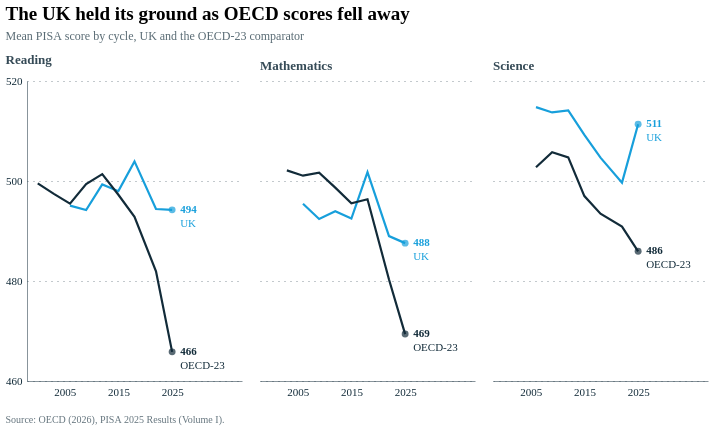

This figure's Vega-Lite source:
### Vega-Lite specification from a JSON file in a GitHub repository (floating-point values rounded to 4 significant figures)
{"config": {"font": "Circular Std", "mark": {"line": {"interpolate": "linear"}}, "view": {"stroke": null, "width": 400, "height": 300, "strokeWidth": 0}, "range": {"category": ["#179fdb", "#e6224b", "#f4c245", "#122b39", "#eb5c2e", "#36b7b4"], "diverging": ["#E6224B", "#E54753", "#C9C9C9", "#179FDB", "#122B39"], "heatmap": ["#C9C9C9", "#179FDB", "#0063AF", "#122B39"], "ordinal": ["#00A767", "#36B7B4", "#179FDB", "#0063AF", "#243B5A"]}, "axisX": {"labelColor": "#122b39", "tickColor": "#122b39", "domainColor": "#122b39", "domainOpacity": 0.5, "gridOpacity": 0, "labelFont": "Circular Std", "labelAngle": 0, "labelAlign": "center", "labelFontSize": 11, "labelPadding": 5, "tickCount": 10, "tickSize": 0, "title": ""}, "axisY": {"labelColor": "#122b39", "labelFont": "Circular Std", "tickColor": "#122b39", "domainColor": "#122b39", "gridColor": "#122b39", "gridDash": [1, 5], "gridOpacity": 0.5, "labelPadding": 5, "labelFontSize": 11, "domainOpacity": 0.5, "tickSize": 0, "title": null, "titleAlign": "left", "titleAngle": 0, "titleBaseline": "bottom", "titleColor": "#122b39", "titleOpacity": 0.9, "titleX": 0, "titleY": -7}, "axis": {"labelFontSize": 11}}, "vconcat": [{"vconcat": [{"hconcat": [{"layer": [{"data": {"name": "data-6b9793a2584e7f163165878c2d8f224f"}, "mark": {"type": "line", "strokeWidth": 2.2}, "encoding": {"color": {"field": "series", "legend": null, "scale": {"domain": ["UK", "OECD-23"], "range": ["#179fdb", "#122b39"]}, "type": "nominal"}, "x": {"axis": {"format": "d", "labelAngle": 0, "labelFontSize": 11, "title": null, "values": [2005, 2015, 2025]}, "field": "cycle", "scale": {"domain": [1998, 2038], "nice": false}, "type": "quantitative"}, "y": {"axis": {"domain": true, "format": "d", "labelFontSize": 11, "labels": true, "tickCount": 4, "ticks": false, "title": null}, "field": "score", "scale": {"domain": [460, 520], "nice": false}, "type": "quantitative"}}}, {"data": {"name": "data-78c25e12450be6c2f09bd478868a999f"}, "mark": {"type": "point", "filled": true, "size": 48}, "encoding": {"color": {"field": "series", "legend": null, "scale": {"domain": ["UK", "OECD-23"], "range": ["#179fdb", "#122b39"]}, "type": "nominal"}, "x": {"axis": {"format": "d", "labelAngle": 0, "labelFontSize": 11, "title": null, "values": [2005, 2015, 2025]}, "field": "cycle", "scale": {"domain": [1998, 2038], "nice": false}, "type": "quantitative"}, "y": {"axis": {"domain": true, "format": "d", "labelFontSize": 11, "labels": true, "tickCount": 4, "ticks": false, "title": null}, "field": "score", "scale": {"domain": [460, 520], "nice": false}, "type": "quantitative"}}}, {"data": {"name": "data-78c25e12450be6c2f09bd478868a999f"}, "mark": {"type": "text", "align": "left", "baseline": "middle", "dx": 8, "fontSize": 11, "fontWeight": 700}, "encoding": {"color": {"field": "series", "legend": null, "scale": {"domain": ["UK", "OECD-23"], "range": ["#179fdb", "#122b39"]}, "type": "nominal"}, "text": {"field": "score", "format": ".0f", "type": "quantitative"}, "x": {"axis": {"format": "d", "labelAngle": 0, "labelFontSize": 11, "title": null, "values": [2005, 2015, 2025]}, "field": "cycle", "scale": {"domain": [1998, 2038], "nice": false}, "type": "quantitative"}, "y": {"axis": {"domain": true, "format": "d", "labelFontSize": 11, "labels": true, "tickCount": 4, "ticks": false, "title": null}, "field": "score", "scale": {"domain": [460, 520], "nice": false}, "type": "quantitative"}}}, {"data": {"name": "data-78c25e12450be6c2f09bd478868a999f"}, "mark": {"type": "text", "align": "left", "baseline": "middle", "dx": 8, "dy": 14, "fontSize": 11}, "encoding": {"color": {"field": "series", "legend": null, "scale": {"domain": ["UK", "OECD-23"], "range": ["#179fdb", "#122b39"]}, "type": "nominal"}, "text": {"field": "series", "type": "nominal"}, "x": {"axis": {"format": "d", "labelAngle": 0, "labelFontSize": 11, "title": null, "values": [2005, 2015, 2025]}, "field": "cycle", "scale": {"domain": [1998, 2038], "nice": false}, "type": "quantitative"}, "y": {"axis": {"domain": true, "format": "d", "labelFontSize": 11, "labels": true, "tickCount": 4, "ticks": false, "title": null}, "field": "score", "scale": {"domain": [460, 520], "nice": false}, "type": "quantitative"}}}], "height": 300, "title": {"text": "Reading", "anchor": "start", "color": "#364b57", "fontSize": 13, "offset": 8}, "width": 215}, {"layer": [{"data": {"name": "data-a4de910f52c3e58d1688921732f3b016"}, "mark": {"type": "line", "strokeWidth": 2.2}, "encoding": {"color": {"field": "series", "legend": null, "scale": {"domain": ["UK", "OECD-23"], "range": ["#179fdb", "#122b39"]}, "type": "nominal"}, "x": {"axis": {"format": "d", "labelAngle": 0, "labelFontSize": 11, "title": null, "values": [2005, 2015, 2025]}, "field": "cycle", "scale": {"domain": [1998, 2038], "nice": false}, "type": "quantitative"}, "y": {"axis": {"domain": false, "format": "d", "labelFontSize": 11, "labels": false, "tickCount": 4, "ticks": false, "title": null}, "field": "score", "scale": {"domain": [460, 520], "nice": false}, "type": "quantitative"}}}, {"data": {"name": "data-a31effbbf4e306da1b759cd2b6438082"}, "mark": {"type": "point", "filled": true, "size": 48}, "encoding": {"color": {"field": "series", "legend": null, "scale": {"domain": ["UK", "OECD-23"], "range": ["#179fdb", "#122b39"]}, "type": "nominal"}, "x": {"axis": {"format": "d", "labelAngle": 0, "labelFontSize": 11, "title": null, "values": [2005, 2015, 2025]}, "field": "cycle", "scale": {"domain": [1998, 2038], "nice": false}, "type": "quantitative"}, "y": {"axis": {"domain": false, "format": "d", "labelFontSize": 11, "labels": false, "tickCount": 4, "ticks": false, "title": null}, "field": "score", "scale": {"domain": [460, 520], "nice": false}, "type": "quantitative"}}}, {"data": {"name": "data-a31effbbf4e306da1b759cd2b6438082"}, "mark": {"type": "text", "align": "left", "baseline": "middle", "dx": 8, "fontSize": 11, "fontWeight": 700}, "encoding": {"color": {"field": "series", "legend": null, "scale": {"domain": ["UK", "OECD-23"], "range": ["#179fdb", "#122b39"]}, "type": "nominal"}, "text": {"field": "score", "format": ".0f", "type": "quantitative"}, "x": {"axis": {"format": "d", "labelAngle": 0, "labelFontSize": 11, "title": null, "values": [2005, 2015, 2025]}, "field": "cycle", "scale": {"domain": [1998, 2038], "nice": false}, "type": "quantitative"}, "y": {"axis": {"domain": false, "format": "d", "labelFontSize": 11, "labels": false, "tickCount": 4, "ticks": false, "title": null}, "field": "score", "scale": {"domain": [460, 520], "nice": false}, "type": "quantitative"}}}, {"data": {"name": "data-a31effbbf4e306da1b759cd2b6438082"}, "mark": {"type": "text", "align": "left", "baseline": "middle", "dx": 8, "dy": 14, "fontSize": 11}, "encoding": {"color": {"field": "series", "legend": null, "scale": {"domain": ["UK", "OECD-23"], "range": ["#179fdb", "#122b39"]}, "type": "nominal"}, "text": {"field": "series", "type": "nominal"}, "x": {"axis": {"format": "d", "labelAngle": 0, "labelFontSize": 11, "title": null, "values": [2005, 2015, 2025]}, "field": "cycle", "scale": {"domain": [1998, 2038], "nice": false}, "type": "quantitative"}, "y": {"axis": {"domain": false, "format": "d", "labelFontSize": 11, "labels": false, "tickCount": 4, "ticks": false, "title": null}, "field": "score", "scale": {"domain": [460, 520], "nice": false}, "type": "quantitative"}}}], "height": 300, "title": {"text": "Mathematics", "anchor": "start", "color": "#364b57", "fontSize": 13, "offset": 8}, "width": 215}, {"layer": [{"data": {"name": "data-64d0fcf823cc27d3bdee9ef6b6465661"}, "mark": {"type": "line", "strokeWidth": 2.2}, "encoding": {"color": {"field": "series", "legend": null, "scale": {"domain": ["UK", "OECD-23"], "range": ["#179fdb", "#122b39"]}, "type": "nominal"}, "x": {"axis": {"format": "d", "labelAngle": 0, "labelFontSize": 11, "title": null, "values": [2005, 2015, 2025]}, "field": "cycle", "scale": {"domain": [1998, 2038], "nice": false}, "type": "quantitative"}, "y": {"axis": {"domain": false, "format": "d", "labelFontSize": 11, "labels": false, "tickCount": 4, "ticks": false, "title": null}, "field": "score", "scale": {"domain": [460, 520], "nice": false}, "type": "quantitative"}}}, {"data": {"name": "data-81fc6a5d62d45db59b9b5ac2be3ac93e"}, "mark": {"type": "point", "filled": true, "size": 48}, "encoding": {"color": {"field": "series", "legend": null, "scale": {"domain": ["UK", "OECD-23"], "range": ["#179fdb", "#122b39"]}, "type": "nominal"}, "x": {"axis": {"format": "d", "labelAngle": 0, "labelFontSize": 11, "title": null, "values": [2005, 2015, 2025]}, "field": "cycle", "scale": {"domain": [1998, 2038], "nice": false}, "type": "quantitative"}, "y": {"axis": {"domain": false, "format": "d", "labelFontSize": 11, "labels": false, "tickCount": 4, "ticks": false, "title": null}, "field": "score", "scale": {"domain": [460, 520], "nice": false}, "type": "quantitative"}}}, {"data": {"name": "data-81fc6a5d62d45db59b9b5ac2be3ac93e"}, "mark": {"type": "text", "align": "left", "baseline": "middle", "dx": 8, "fontSize": 11, "fontWeight": 700}, "encoding": {"color": {"field": "series", "legend": null, "scale": {"domain": ["UK", "OECD-23"], "range": ["#179fdb", "#122b39"]}, "type": "nominal"}, "text": {"field": "score", "format": ".0f", "type": "quantitative"}, "x": {"axis": {"format": "d", "labelAngle": 0, "labelFontSize": 11, "title": null, "values": [2005, 2015, 2025]}, "field": "cycle", "scale": {"domain": [1998, 2038], "nice": false}, "type": "quantitative"}, "y": {"axis": {"domain": false, "format": "d", "labelFontSize": 11, "labels": false, "tickCount": 4, "ticks": false, "title": null}, "field": "score", "scale": {"domain": [460, 520], "nice": false}, "type": "quantitative"}}}, {"data": {"name": "data-81fc6a5d62d45db59b9b5ac2be3ac93e"}, "mark": {"type": "text", "align": "left", "baseline": "middle", "dx": 8, "dy": 14, "fontSize": 11}, "encoding": {"color": {"field": "series", "legend": null, "scale": {"domain": ["UK", "OECD-23"], "range": ["#179fdb", "#122b39"]}, "type": "nominal"}, "text": {"field": "series", "type": "nominal"}, "x": {"axis": {"format": "d", "labelAngle": 0, "labelFontSize": 11, "title": null, "values": [2005, 2015, 2025]}, "field": "cycle", "scale": {"domain": [1998, 2038], "nice": false}, "type": "quantitative"}, "y": {"axis": {"domain": false, "format": "d", "labelFontSize": 11, "labels": false, "tickCount": 4, "ticks": false, "title": null}, "field": "score", "scale": {"domain": [460, 520], "nice": false}, "type": "quantitative"}}}], "height": 300, "title": {"text": "Science", "anchor": "start", "color": "#364b57", "fontSize": 13, "offset": 8}, "width": 215}], "resolve": {"scale": {"color": "shared", "y": "shared"}}, "spacing": 18}], "title": {"text": "The UK held its ground as OECD scores fell away", "anchor": "start", "fontSize": 19, "offset": 12, "subtitle": ["Mean PISA score by cycle, UK and the OECD-23 comparator"], "subtitleColor": "#596b74", "subtitleFontSize": 12, "subtitlePadding": 7}}], "title": {"text": ["Source: OECD (2026), PISA 2025 Results (Volume I)."], "anchor": "start", "color": "#65757e", "fontSize": 10, "fontWeight": 400, "lineHeight": 13, "offset": 18, "orient": "bottom"}, "$schema": "https://vega.github.io/schema/vega-lite/v6.1.0.json", "datasets": {"data-6b9793a2584e7f163165878c2d8f224f": [{"domain": "Reading", "series": "UK", "cycle": 2006, "score": 495.1}, {"domain": "Reading", "series": "UK", "cycle": 2009, "score": 494.2}, {"domain": "Reading", "series": "UK", "cycle": 2012, "score": 499.3}, {"domain": "Reading", "series": "UK", "cycle": 2015, "score": 498.0}, {"domain": "Reading", "series": "UK", "cycle": 2018, "score": 503.9}, {"domain": "Reading", "series": "UK", "cycle": 2022, "score": 494.4}, {"domain": "Reading", "series": "UK", "cycle": 2025, "score": 494.2}, {"domain": "Reading", "series": "OECD-23", "cycle": 2000, "score": 499.5}, {"domain": "Reading", "series": "OECD-23", "cycle": 2003, "score": 497.4}, {"domain": "Reading", "series": "OECD-23", "cycle": 2006, "score": 495.5}, {"domain": "Reading", "series": "OECD-23", "cycle": 2009, "score": 499.4}, {"domain": "Reading", "series": "OECD-23", "cycle": 2012, "score": 501.4}, {"domain": "Reading", "series": "OECD-23", "cycle": 2015, "score": 497.2}, {"domain": "Reading", "series": "OECD-23", "cycle": 2018, "score": 492.8}, {"domain": "Reading", "series": "OECD-23", "cycle": 2022, "score": 481.9}, {"domain": "Reading", "series": "OECD-23", "cycle": 2025, "score": 465.8}], "data-78c25e12450be6c2f09bd478868a999f": [{"domain": "Reading", "series": "UK", "cycle": 2025, "score": 494.2}, {"domain": "Reading", "series": "OECD-23", "cycle": 2025, "score": 465.8}], "data-a4de910f52c3e58d1688921732f3b016": [{"domain": "Mathematics", "series": "UK", "cycle": 2006, "score": 495.4}, {"domain": "Mathematics", "series": "UK", "cycle": 2009, "score": 492.4}, {"domain": "Mathematics", "series": "UK", "cycle": 2012, "score": 493.9}, {"domain": "Mathematics", "series": "UK", "cycle": 2015, "score": 492.5}, {"domain": "Mathematics", "series": "UK", "cycle": 2018, "score": 501.8}, {"domain": "Mathematics", "series": "UK", "cycle": 2022, "score": 489.0}, {"domain": "Mathematics", "series": "UK", "cycle": 2025, "score": 487.6}, {"domain": "Mathematics", "series": "OECD-23", "cycle": 2003, "score": 502.1}, {"domain": "Mathematics", "series": "OECD-23", "cycle": 2006, "score": 501.1}, {"domain": "Mathematics", "series": "OECD-23", "cycle": 2009, "score": 501.7}, {"domain": "Mathematics", "series": "OECD-23", "cycle": 2012, "score": 498.7}, {"domain": "Mathematics", "series": "OECD-23", "cycle": 2015, "score": 495.5}, {"domain": "Mathematics", "series": "OECD-23", "cycle": 2018, "score": 496.4}, {"domain": "Mathematics", "series": "OECD-23", "cycle": 2022, "score": 480.3}, {"domain": "Mathematics", "series": "OECD-23", "cycle": 2025, "score": 469.4}], "data-a31effbbf4e306da1b759cd2b6438082": [{"domain": "Mathematics", "series": "UK", "cycle": 2025, "score": 487.6}, {"domain": "Mathematics", "series": "OECD-23", "cycle": 2025, "score": 469.4}], "data-64d0fcf823cc27d3bdee9ef6b6465661": [{"domain": "Science", "series": "UK", "cycle": 2006, "score": 514.8}, {"domain": "Science", "series": "UK", "cycle": 2009, "score": 513.7}, {"domain": "Science", "series": "UK", "cycle": 2012, "score": 514.1}, {"domain": "Science", "series": "UK", "cycle": 2015, "score": 509.2}, {"domain": "Science", "series": "UK", "cycle": 2018, "score": 504.7}, {"domain": "Science", "series": "UK", "cycle": 2022, "score": 499.7}, {"domain": "Science", "series": "UK", "cycle": 2025, "score": 511.4}, {"domain": "Science", "series": "OECD-23", "cycle": 2006, "score": 502.7}, {"domain": "Science", "series": "OECD-23", "cycle": 2009, "score": 505.7}, {"domain": "Science", "series": "OECD-23", "cycle": 2012, "score": 504.7}, {"domain": "Science", "series": "OECD-23", "cycle": 2015, "score": 497.0}, {"domain": "Science", "series": "OECD-23", "cycle": 2018, "score": 493.5}, {"domain": "Science", "series": "OECD-23", "cycle": 2022, "score": 490.9}, {"domain": "Science", "series": "OECD-23", "cycle": 2025, "score": 485.9}], "data-81fc6a5d62d45db59b9b5ac2be3ac93e": [{"domain": "Science", "series": "UK", "cycle": 2025, "score": 511.4}, {"domain": "Science", "series": "OECD-23", "cycle": 2025, "score": 485.9}]}}
